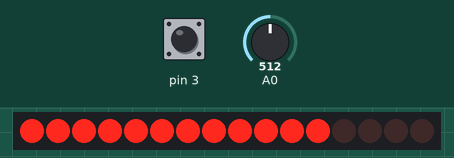
Bench run of a sketch on a simulated Arduino Uno, built with avr-gcc and run on an emulated ATmega328P. Parts: 16 shift-register outputs drawn as a row of LEDs (first output left, lit = HIGH). Wiring (inferred from the names in the program): 2 × shift register (74HC595): data pin 9; shift clock pin 10; latch pin 8; MR pin 7. Wiring (inferred from the signals the program sends): row of LEDs: on Q0, Q1, Q2, Q3, Q4, Q5, Q6, Q7, Q8, Q9, Q10, Q11, Q12, Q13, Q14, Q15. Inputs (shaded band) come from the test bench; at power-on: pin 3 HIGH, A0 = 512. What the sketch prints to the serial monitor is not drawn.

Above: at 7.2 s.
7.3 s: pin 3 pulled LOW for 0.15 s
At 11.21 s:
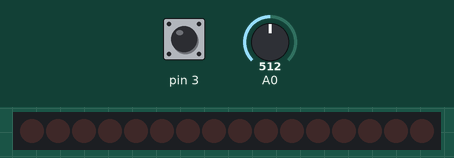
At 14.0 s:
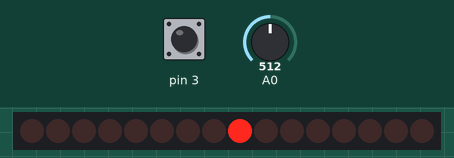
Timing chart, 0 to 15.5 s (numbered marks = the images above; inputs shaded):
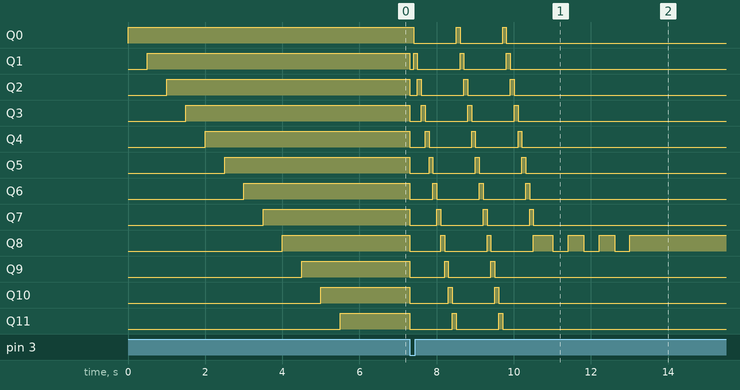

The sketch:

arduino_code.ino
```cpp
#define clockPin 10 // Clock pin of 74HC595 is connected to Digital pin 10
#define dataPin  9  // Data  pin of 74HC595 is connected to Digital pin 9
#define latchPin 8  // Latch pin of 74HC595 is connected to Digital pin 8
#define clr 7

int win_arr[12];
void setup() {
  Serial.begin(9600);
  pinMode(3, INPUT_PULLUP);
  pinMode(latchPin, OUTPUT);
  pinMode(clockPin, OUTPUT);
  pinMode(dataPin, OUTPUT);
  pinMode(clr, OUTPUT);

  digitalWrite(clr, HIGH);

  led_diplay_start_finish_forward();


}

void loop() {
  int t = 0;
  for (int i = 0; i < 12; i++) {
    if (win_arr[i] == 1) {
      t++;
    }
  }
  Serial.println(digitalRead(3));
  if (digitalRead(3) == LOW || t == 12) {
    start_finish_control();
    // generate a random value for loop
    int A0_loop = analogRead(A0);
    int ran_loop = A0_loop % 2 + 3;
    // generate a random winer
    int A0_winer = analogRead(A0);
    int winer = A0_winer % 12 + 1;
    //for every click on buttom chose a difernent winer
    while (win_arr[winer - 1] == 1) {
      A0_winer = analogRead(A0);
      winer = A0_winer % 12 + 1;
    }
    win_arr[winer - 1] = 1;
    winer = winer + 12 * (ran_loop - 1);

    //loop that is decide how much led move before stop in one of 12 led
    for (int j = 0; j < ran_loop; j++) {
      int iter = 0;
      if (winer >= 12) {
        iter = 12;
        winer -= 12;
      }
      else {
        iter = winer;
      }

      for (long int i = 1; i < int(pow(2, iter)); i *= 2) {

        digitalWrite(latchPin, LOW);
        if (i < 256) {
          shiftOut(dataPin, clockPin, MSBFIRST, 0 );
          shiftOut(dataPin, clockPin, MSBFIRST, i );
        }
        else {
          shiftOut(dataPin, clockPin, MSBFIRST, i / 256);
          shiftOut(dataPin, clockPin, MSBFIRST, 0);
        }
        digitalWrite(latchPin, HIGH);
        delay(100);
      }
      //for blink led after stop
      if (iter < 12 || (iter==12 && winer==0)) {
        long int sum_blink = 1;
        int bli_iter = iter - 1;
        for(int f=0; f<bli_iter ;f++){
            sum_blink*=2;
          }
        for (int k = 0; k < 3; k++) {
          delay(400);
          digitalWrite(latchPin, LOW);
          shiftOut(dataPin, clockPin, MSBFIRST, 0 );
          shiftOut(dataPin, clockPin, MSBFIRST, 0 );
          digitalWrite(latchPin, HIGH);
          delay(400);

          digitalWrite(latchPin, LOW);
          if (iter <= 8) {
            shiftOut(dataPin, clockPin, MSBFIRST, 0 );
            shiftOut(dataPin, clockPin, MSBFIRST, sum_blink);
          }
          else {
            shiftOut(dataPin, clockPin, MSBFIRST, sum_blink / 256 );
            shiftOut(dataPin, clockPin, MSBFIRST, 0);
          }
          digitalWrite(latchPin, HIGH);
        }
      }


    }
  }
}

void led_diplay_start_finish_forward() {

  int sum_first = 0;
  int sum_second = 0;
  for (long int i = 1; i < int(pow(2, 12)); i *= 2) {
    digitalWrite(latchPin, LOW);

    if (i < 256) {
      sum_first += i;
      shiftOut(dataPin, clockPin, MSBFIRST, 0 );
      shiftOut(dataPin, clockPin, MSBFIRST, sum_first);
    }
    else {
      sum_second += i / 256;
      shiftOut(dataPin, clockPin, MSBFIRST, sum_second);
      shiftOut(dataPin, clockPin, MSBFIRST, sum_first);
    }
    digitalWrite(latchPin, HIGH);
    delay(500);
  }
}

void led_diplay_start_again_back() {

  int sum_first = 0;
  int sum_second = 0;
  for (long int i = int(pow(2, 11)); i >= 1; i /= 2) {
    digitalWrite(latchPin, LOW);

    if (i < 256) {
      sum_first += i;
      shiftOut(dataPin, clockPin, MSBFIRST, sum_second );
      shiftOut(dataPin, clockPin, MSBFIRST, sum_first);
    }
    else {
      sum_second += i / 256;
      shiftOut(dataPin, clockPin, MSBFIRST, sum_second);
      shiftOut(dataPin, clockPin, MSBFIRST, sum_first);
    }
    digitalWrite(latchPin, HIGH);
    delay(500);
  }
}

void start_finish_control() {
  int n = 0;
  for (int i = 0; i < 12; i++) {
    if (win_arr[i] == 1) {
      n++;
    }
  }
  int ones = 0;
  while (n == 12) {
    if (ones == 0) {
      delay(4000);
      led_diplay_start_finish_forward();
      ones = 1;
    }
    if (digitalRead(3) == LOW) {
      led_diplay_start_again_back();
      n = 0;
      for (int i = 0; i < 12; i++) {
        win_arr[i] = 0;
      }
    }
  }
}
```

Measured:
- after the input at 7.3 s, Q0: alternates HIGH for 0.10 s and LOW for 1.1 s, 5 changes in all, then stays LOW, starting after 0.10 s; Q1: HIGH → LOW at once, then repeats every 1.2 s: HIGH 0.10 s, LOW 1.1 s, until it stays LOW from 9.9 s
